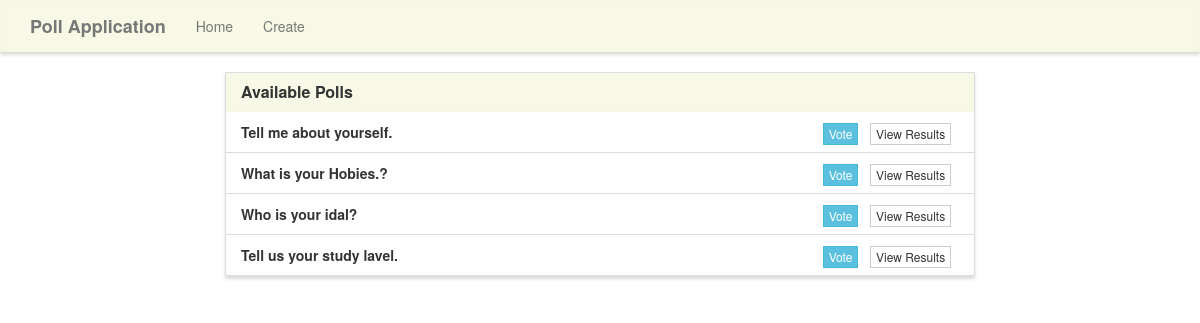
The page / on the database its author committed.
### poll/models.py (models this page shows)
class Poll(models.Model):
    question = models.TextField()
    option_one = models.CharField(max_length=300)
    option_two = models.CharField(max_length=300)
    option_three = models.CharField(max_length=300)
    option_one_count = models.IntegerField(default=0)
    option_two_count = models.IntegerField(default=0)
    option_three_count = models.IntegerField(default=0)

### poll/views.py (the view)
# urls.py: path('', poll_views.home, name='home'),
def home(request):
    polls = Poll.objects.all()
    context = {'polls': polls}
    return render(request, 'poll/home.html', context)

### poll/templates/poll/home.html
{% extends "poll/base.html" %} {% block title %}Homepage{% endblock %}
{% block main %}
<div class="row">
  <div class="col-lg-8 col-lg-offset-2">
    <div class="panel panel-default">
      <div class="panel-heading">
        <h3 class="panel-title">Available Polls</h3>
      </div>
      <ul class="list-group">
    {% for poll in polls %}
    <li class="list-group-item">
        <strong>{{ poll.question }}</strong>
        <span class="pull-right">
            <a href="{% url 'vote' poll.id %}" class="btn btn-info btn-xs">Vote</a> &nbsp;
            <a href="{% url 'results' poll.id %}" class="btn btn-default btn-xs">View Results</a> &nbsp;
        </span>
    </li>
    {% endfor %}
</ul>
    </div>
  </div>
</div>
{% endblock %}

### poll/static/style.css (style rules this page uses)
.navbar-default, .btn, .form-control, .panel { border-radius: 0; }
.panel-default > .panel-heading { color: #333; background-color: rgba(245, 245, 220, .7); border-color: rgba(245, 245, 220, .6); border-top-left-radius: 0; border-top-right-radius: 0; }
.panel { box-shadow: 0px 3px 3px 0px #ddd; }
a.navbar-brand, .panel-title { font-weight: bolder; }

### rows shown on the page
Poll: question "Tell me about yourself."
Poll: question "What is your Hobies.?"
Poll: question "Who is your idal?"
Poll: question "Tell us your study lavel."
